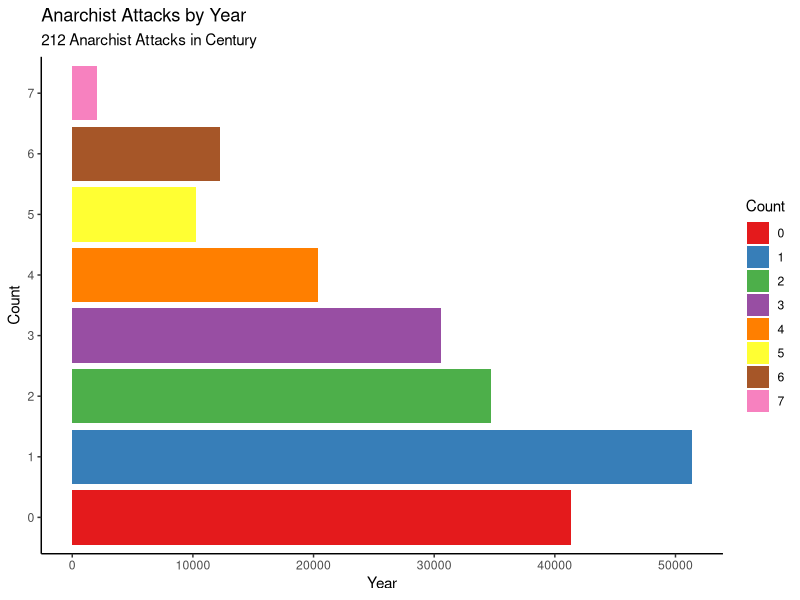

Reproduce this figure in R.
## ---- chunk 1
library(zoo); library(tidyverse)

mydate <- as.Date('2001-01-01')
i <- 1; results <- matrix(nrow=212,ncol=3)
repeat {
mymonth <- as.numeric(format(mydate,'%m'))
myday <- as.numeric(format(mydate,'%d'))
myyear <- as.numeric(format(mydate,'%y'))

if (mymonth*myday == myyear) {results[i,1] <- as.Date(mydate); i<-i+1}

mydate <- mydate+1
if (mydate==as.Date('2100-01-01')) break
}
# Get year of each attack
results[,2] <- as.numeric(format(as.Date(results[,1]),'%Y'))

# Get gaps between dates
results[2:212,3] <- diff(results[,1])
## ---- chunk 2
res <- as.data.frame(results)
colnames(res) <- c('date','Year','Count')
res <- res %>% group_by(Year) %>% summarize(Count=n())
bc <- data.frame(Year=2001:2099)
bc <- left_join(bc,res)
bc[is.na(bc$Count),'Count']<-0
bc$Count<-as.factor(bc$Count)

ggplot(bc,aes(x=Year,y=Count)) +geom_col(aes(fill=Count)) +theme_classic() +scale_fill_brewer(palette = 'Set1') +
  ggtitle('Anarchist Attacks by Year',subtitle = '212 Anarchist Attacks in Century')
